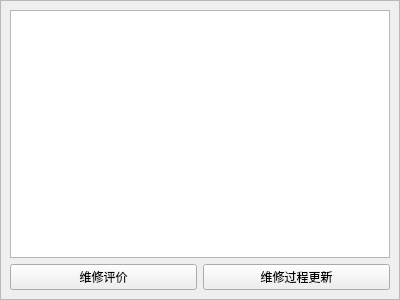
<?xml version="1.0" encoding="UTF-8"?>
<ui version="4.0">
 <class>QueryRepairPart</class>
 <widget class="QWidget" name="QueryRepairPart">
  <property name="geometry">
   <rect>
    <x>0</x>
    <y>0</y>
    <width>400</width>
    <height>300</height>
   </rect>
  </property>
  <property name="windowTitle">
   <string>Form</string>
  </property>
  <layout class="QVBoxLayout" name="verticalLayout">
   <property name="leftMargin">
    <number>0</number>
   </property>
   <property name="topMargin">
    <number>0</number>
   </property>
   <property name="rightMargin">
    <number>0</number>
   </property>
   <property name="bottomMargin">
    <number>0</number>
   </property>
   <item>
    <widget class="QFrame" name="frame">
     <property name="frameShape">
      <enum>QFrame::StyledPanel</enum>
     </property>
     <property name="frameShadow">
      <enum>QFrame::Raised</enum>
     </property>
     <layout class="QVBoxLayout" name="verticalLayout_2">
      <item>
       <widget class="QTableView" name="tableView"/>
      </item>
      <item>
       <layout class="QHBoxLayout" name="horizontalLayout">
        <item>
         <widget class="QPushButton" name="contentButton">
          <property name="text">
           <string>维修评价</string>
          </property>
         </widget>
        </item>
        <item>
         <widget class="QPushButton" name="processButton">
          <property name="text">
           <string>维修过程更新</string>
          </property>
         </widget>
        </item>
       </layout>
      </item>
     </layout>
    </widget>
   </item>
  </layout>
 </widget>
 <resources/>
 <connections/>
</ui>
